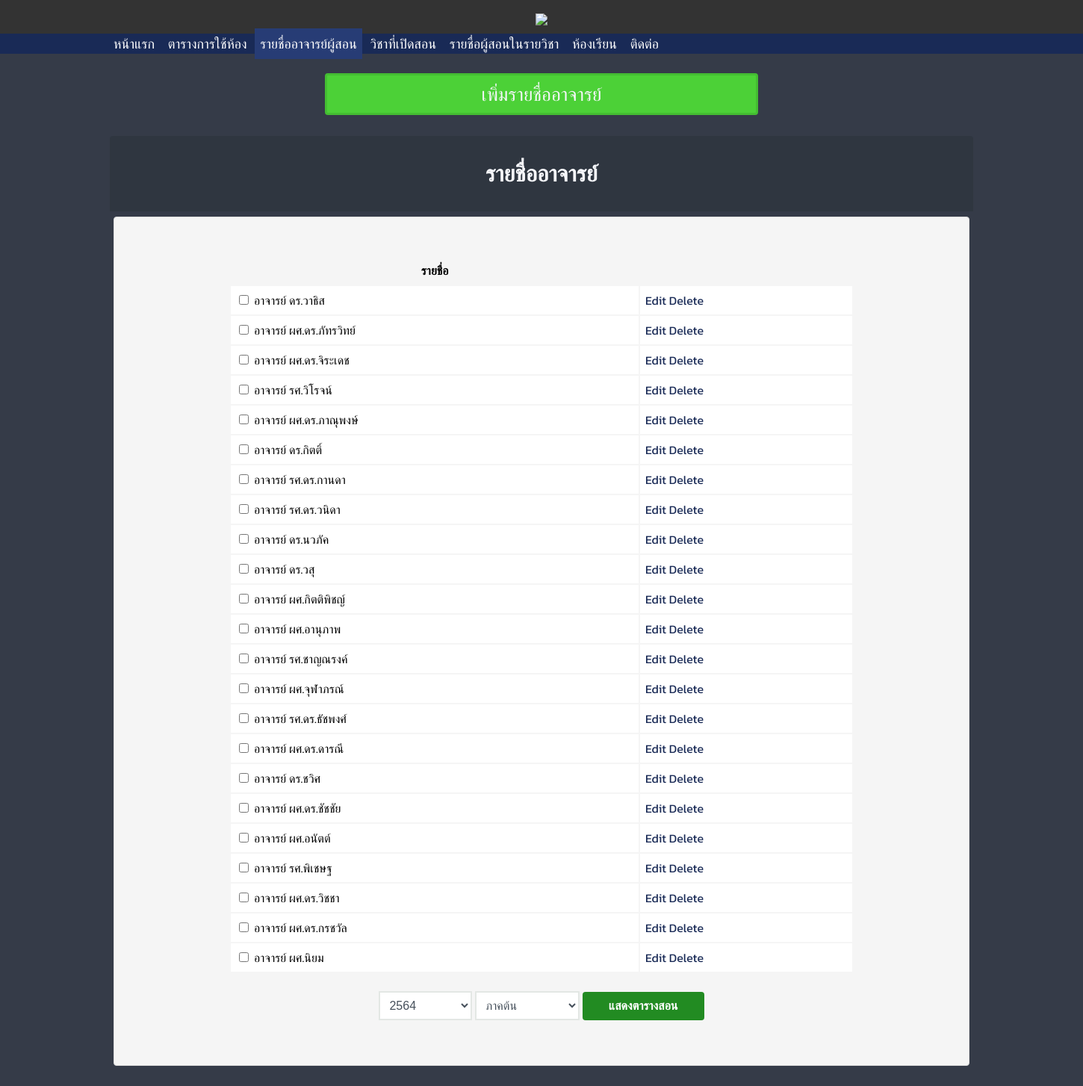
Screenshot of /lecture.php with the database file from the repository.
### tables this page shows
CREATE TABLE `lecture` (
  `lec_id` int(11) NOT NULL,
  `lecture_name` varchar(50) NOT NULL
);

### lecture.php (the view, shortened to what this page needs)
<?php
include('header.php');
?>
<div align='center'>
    <br>
    <button class="button"><a href="lectureAdd.php">เพิ่มรายชื่ออาจารย์</a></button>
</div>
<div>
    <table>
        <tbody>
            <tr>
                <td style='color: #f5f6fa; padding: 3px; /*! border-top: 1px solid #e6e6e6; */ /*! border-left: 1px solid #e6e6e6; */ /*! border-right: 1px solid #e6e6e6; */ /*! border-bottom: 1px solid #e6e6e6; */ border-top-left-radius: 4px; border-top-right-radius: 4px; background-color: #2f3640; text-align:center  ;'>
                    <h2>รายชื่ออาจารย์</h2>
                </td>
            </tr>
            <td style='padding: 5px;'>
                <div class="div4">
                        <?php
    $sql = "SELECT * FROM lecture";
    $result = mysqli_query($dbcon, $sql) or die("Query Unsuccessful");
    if (mysqli_num_rows($result) > 0) {
    ?>
                    <div>
						<form action="lecture_timetable.php" method="POST">
                        <table cellpadding="7px" >
                            <thead>
                                <th>รายชื่อ</th>
                                <th></th>
                            </thead>
                            <tbody>
                                <?php
                while ($row = mysqli_fetch_assoc($result)) {
                ?>
                                <tr class="div8">
                                    <td><input type="checkbox" name="teacher<?php echo $row['lec_id']?>">
										<?php echo 'อาจารย์ ' . $row['lecture_name'] ?></td>
                                    <td>
                                        <a href="lectureEdit.php?id=<?php echo $row['lec_id'] ?>">Edit</a>
                                        <a href="lectureDelete-inline_P.php?id=<?php echo $row['lec_id'] ?>">Delete</a>
                                    </td>
                                </tr>
                                <?php } ?>
                            </tbody>
                        </table>
						<br>
                                <select type="text" name="year">
                                    <option value="2564" selected>2564</option>
                                </select>
                                <select name="semester">
                                    <option value="1" selected>ภาคต้น</option>
                                </select>
						<input type="submit" name="showbtn" value="แสดงตารางสอน">
						</form>
                        <?php } else {
        echo "No record found";
    }
    ?>
                    </div>
                </div>
        </tbody>
    </table>
<br>
<br>

### header.php (style rules this page uses)
body { font-family: 'Kanit', sans-serif; margin: 0; background-color: #353b48; }
a { font-family: 'Kanit', sans-serif; text-decoration: none; color: #192a56; }
h2 { font-size: 30px; }
table { width: 80%; margin: 0 auto; background-color: transparent; }
.button { width: 40%; color: #f5f6fa; padding: 6px 8px; text-align: center; text-decoration: none; display: inline-block; font-size: 25px; margin: 2px 2px; transition-duration: 0.4s; cursor: pointer; border-radius: 4px; background-color: #4cd137; border: 3px solid #44bd32; }
.button a { color: #f5f6fa; }
select { border: 2px solid #E3E7E4; background-color: white; text-transform: uppercase; color: #47515c; padding: 8px 8px 8px 8px; width: auto; cursor: pointer; margin-bottom: 10px; font-size: 16px; }
select>option { font-family: 'Kanit', sans-serif; text-transform: uppercase; padding: 5px 0px; }
input[type=submit] { background-color: forestgreen; text-decoration: none; color: white; padding: 10px 35px 10px 35px; font-size: 16px; font-weight: bold; border: 0px solid #FF4500; cursor: pointer; border-radius: 4px; }
.div4 { border: 1px solid #dadada; padding: 50px 50px; border-radius: 4px; margin-bottom: 10px; background-color: #f5f5f5; text-align: center; }
.div8 { text-align: left; border-radius: 10px; padding-right: 200px; padding-left: 200px; padding-bottom: 10px; margin-bottom: 10px; background-color: white; }

### rows the page displays
lecture: lecture_name "ดร.วาธิส"
lecture: lecture_name "ผศ.ดร.ภัทรวิทย์"
lecture: lecture_name "ผศ.ดร.จิระเดช"
lecture: lecture_name "รศ.วิโรจน์"
lecture: lecture_name "ผศ.ดร.ภาณุพงษ์"
lecture: lecture_name "ดร.กิตติ์"
lecture: lecture_name "รศ.ดร.กานดา"
lecture: lecture_name "รศ.ดร.วนิดา"
lecture: lecture_name "ดร.นวภัค"
lecture: lecture_name "ดร.วสุ"
lecture: lecture_name "ผศ.กิตติพิชญ์"
lecture: lecture_name "ผศ.อานุภาพ"
lecture: lecture_name "รศ.ชาญณรงค์"
lecture: lecture_name "ผศ.จุฬาภรณ์"
lecture: lecture_name "รศ.ดร.ธัชพงศ์"
lecture: lecture_name "ผศ.ดร.ดารณี"
lecture: lecture_name "ดร.ชวิศ"
lecture: lecture_name "ผศ.ดร.ชัชชัย"
lecture: lecture_name "ผศ.อนัตต์"
lecture: lecture_name "รศ.พิเชษฐ"
lecture: lecture_name "ผศ.ดร.วิชชา"
lecture: lecture_name "ผศ.ดร.กรชวัล"
lecture: lecture_name "ผศ.นิยม"
